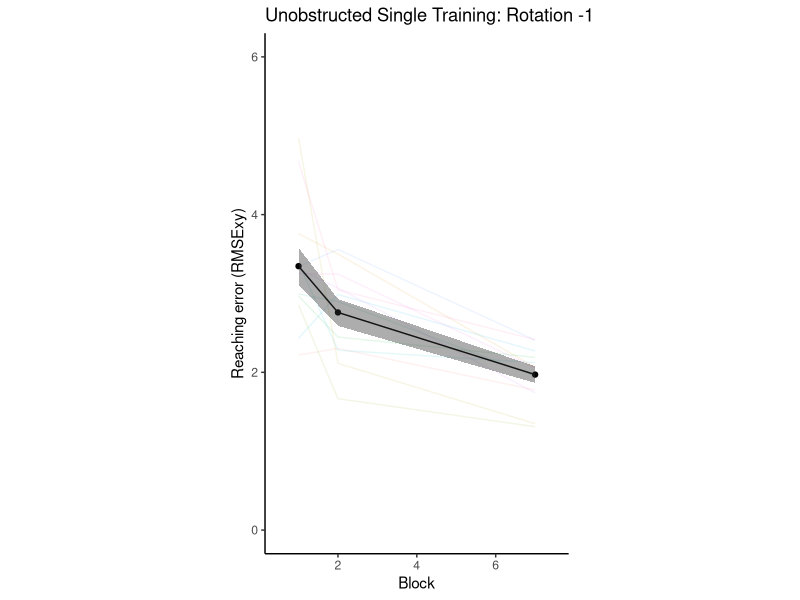
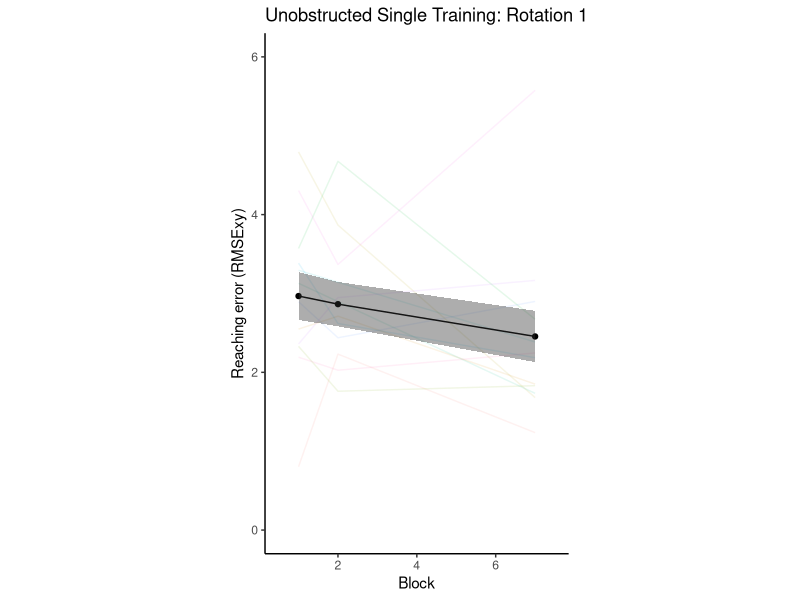
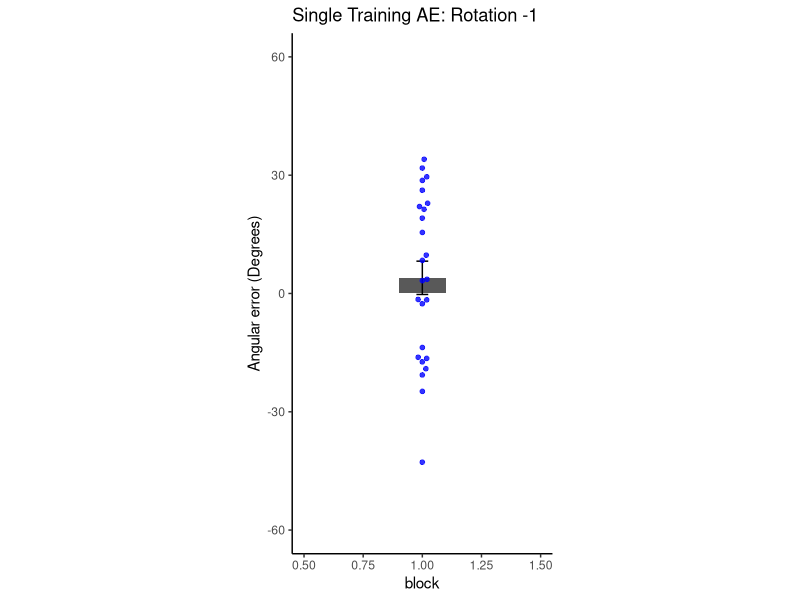
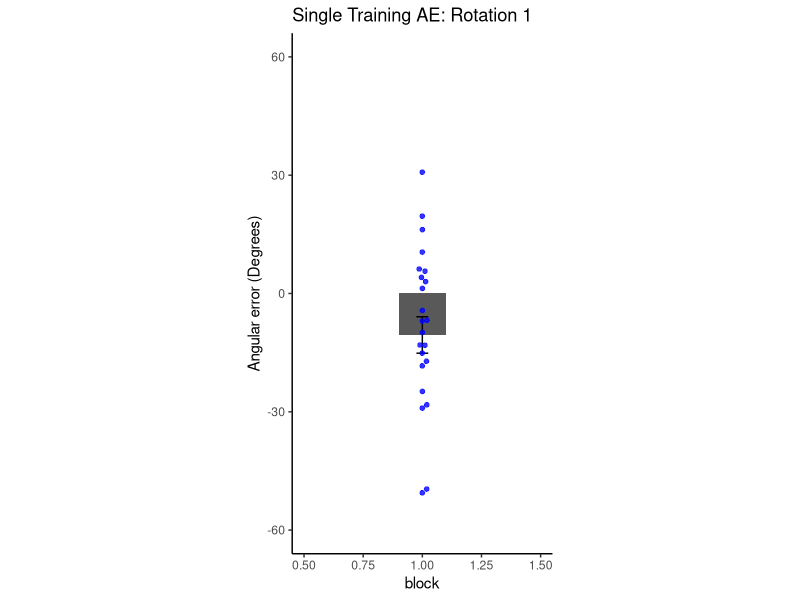

Write the R code that produced these figures, in order.
# SINGLE OBSTACLE ANALYSIS
# ONLY ANALYSES UNOBSTRUCTED TARGET SETS
# ANALYZE LEARNING FOR EACH OBSTACLE AND ONLY "FREE" TARGET SETS

library(ggplot2)
library(dplyr)
library(tidyr)
library(ggbeeswarm)

################################
################################
################################

obssingle <- read.csv('data/DualObs_Data0305_SINGLESONLY.csv', header = TRUE)
obssingle <- tbl_df(obssingle)

################################
################################
################################

obs_single_train <- obssingle %>%
  filter(condition %in% c('train_CCW', 'train_CW')) 

## CW trials - leftward obstacle - analyze only 90, 75, and 60 degree targets
obs_single_train_CW <- obs_single_train %>%
  filter(rotationval == -1) %>%
  filter(targetang %in% c(90, 75, 60))

# trial-by-trial (mean per trial)
obs_single_train_CW.summary <- obs_single_train_CW %>%
  group_by(trial) %>%
  summarise(Mean_RMSExy = mean(RMSExy, na.rm = TRUE), 
            SD_RMSExy = sd(RMSExy, na.rm = TRUE), 
            SEM_RMSExy = SD_RMSExy/sqrt(length(unique(subject))))

## CCW trials - rightward obstacle - analyze only 120, 105, and 90 degree targets
obs_single_train_CCW <- obs_single_train %>%
  filter(rotationval == 1) %>%
  filter(targetang %in% c(120, 105, 90))

# trial-by-trial (mean per trial)
obs_single_train_CCW.summary <- obs_single_train_CCW %>%
  group_by(trial) %>%
  summarise(Mean_RMSExy = mean(RMSExy, na.rm = TRUE), 
            SD_RMSExy = sd(RMSExy, na.rm = TRUE), 
            SEM_RMSExy = SD_RMSExy/sqrt(length(unique(subject))))

unobs_df <- rbind(obs_single_train_CCW, obs_single_train_CW) # only unobstructed targets per rotation/obstacle

for (rot in sort(unique(unobs_df$rotationval))){
  
  ppdf1 <- unobs_df %>%
    filter(rotationval == rot) %>%
    group_by(subject) %>%
    filter(trial %in% c(0,1,2)) %>%
    mutate(block = 1, blockmean = mean(RMSExy, na.rm = TRUE)) %>%
    select(subject, block, blockmean) %>%
    distinct(subject, .keep_all = TRUE)
  
  ppdf2 <- unobs_df %>%
    filter(rotationval == rot) %>%
    group_by(subject) %>%
    filter(trial %in% c(3,4,5)) %>%
    mutate(block = 2, blockmean = mean(RMSExy, na.rm = TRUE)) %>%
    select(subject, block, blockmean) %>%
    distinct(subject, .keep_all = TRUE)
  
  ppdf3 <- unobs_df %>%
    filter(rotationval == rot) %>%
    group_by(subject) %>%
    filter(trial %in% c(max(trial)-2, max(trial)-1, max(trial))) %>%
    mutate(block = 7, blockmean = mean(RMSExy, na.rm = TRUE)) %>%
    select(subject, block, blockmean) %>%
    distinct(subject, .keep_all = TRUE)
  
  ppdf <- rbind(ppdf1, ppdf2, ppdf3)
  
  ppdf.summary <- ppdf %>%
    group_by(block) %>%
    summarise(group_mean = mean(blockmean, na.rm = TRUE),
              group_sd = sd(blockmean, na.rm = TRUE),
              group_sem = group_sd/sqrt(length(unique(subject))))
  
  plot_title <- sprintf('Unobstructed Single Training: Rotation %s', rot)
  
  block_train <- ggplot(data = ppdf,
                        aes(x = block, y = blockmean)) +
    geom_line(aes(x=block, y=blockmean, colour=as.factor(subject)), alpha = 0.1) +
    # geom_beeswarm(alpha = 0.8,
    #               dodge.width = 2,
    #               cex = 3,
    #               stroke = 0.3,
    #               aes(color=block)) +  
    geom_line(data = ppdf.summary, 
              aes(x = block, y = group_mean)) +
    geom_point(data = ppdf.summary, 
               aes(x = block, y = group_mean)) + 
    geom_ribbon(data = ppdf.summary, 
                aes(x = block, ymin = group_mean - group_sem, ymax = group_mean + group_sem),
                alpha=0.4,
                inherit.aes = FALSE) +
    ylim(0,6) +
    xlim(0.5,7.5) +
    coord_fixed(ratio = 2) +
    theme(panel.grid.major = element_blank(), panel.grid.minor = element_blank(),
          panel.background = element_blank(), axis.line = element_line(colour = "black"),
          legend.title = element_blank(), legend.position = "none") +
    ylab("Reaching error (RMSExy)") +
    xlab("Block") +
    ggtitle(plot_title) 
  
  print(block_train)
  t.test(ppdf1$blockmean, ppdf3$blockmean, paired = TRUE)
  
}

# # plot of trial-by-trial learning curves - per rotation
# ggplot(data = obs_dual_train_CW.summary,
#        aes(x = trialct, y = Mean_RMSExy)) +
#   geom_line(color = 'salmon1') + 
#   geom_ribbon(aes(ymin = Mean_RMSExy-SEM_RMSExy, ymax = Mean_RMSExy+SEM_RMSExy),
#               alpha = 0.4) +
#   geom_line(data= obs_dual_train_CCW.summary, aes(x = trialct, y = Mean_RMSExy),
#             position = "jitter",
#             color = 'chartreuse1') + 
#   geom_ribbon(data = obs_dual_train_CCW.summary,
#               aes(ymin = Mean_RMSExy - SEM_RMSExy, ymax = Mean_RMSExy + SEM_RMSExy),
#               alpha = 0.4) +
#   theme(panel.grid.major = element_blank(), 
#         panel.grid.minor = element_blank(),
#         panel.background = element_blank(),
#         axis.line = element_line(colour = "black")) +
#   ylab("Mean RMSExy") +
#   xlab("Trial") +
#   ggtitle('Dual Obstacle: Training with Unobstructed Targets') +
#   ylim(0, 3.5) 

################################
################################
################################

# ANALYZE REACH AFTEREFFECTS - again, only unobstructed target sets

## LEFT obstacle - analyze only 90, 75, and 60 degree targets
obs_single_NC_CW <- obssingle %>%
  filter(condition %in% c("nocur_1", "nocur_2")) %>%
  filter(rotationval == -1) %>% 
  filter(targetang %in% c(90, 75, 60)) %>%
  group_by(subject) %>%
  mutate(angmaxvel_n = angmaxvel*1) %>%
  ungroup()

## RIGHT obstacle - analyze only 120, 105, and 90 degree targets
obs_single_NC_CCW <- obssingle %>%
  filter(condition %in% c("nocur_1", "nocur_2")) %>%
  filter(rotationval == 1) %>%
  filter(targetang %in% c(120, 105, 90)) %>%
  group_by(subject) %>%
  mutate(angmaxvel_n = angmaxvel*-1) %>%
  ungroup()

unobs_NC_df <- rbind(obs_single_NC_CW, obs_single_NC_CCW)

# AE analysis but with normalized errors
unobs_NC1_collapsed <- unobs_NC_df %>%
  filter(condition == "nocur_1") %>%
  group_by(subject) %>%
  filter(trial %in% c(max(trial) - 4, max(trial) - 3, max(trial) - 2, max(trial) -1 , max(trial))) %>%
  summarise(pv_nc1 = mean(angmaxvel_n, na.rm=TRUE))

unobs_NC2_collapsed <- unobs_NC_df %>%
  filter(condition == "nocur_2") %>%
  group_by(subject) %>%
  filter(trial == min(trial)) %>%
  summarise(pv_nc2 = mean(angmaxvel_n, na.rm=TRUE))

t.test(unobs_NC2_collapsed$pv_nc2 - unobs_NC1_collapsed$pv_nc1, mu = 0, alternative = "greater")

for (rot in sort(unique(unobs_NC_df$rotationval))){
  
  print(rot)
  #last block of baseline no-cursors
  nocur1 <- unobs_NC_df %>%
    filter(rotationval == rot) %>%
    filter(condition == "nocur_1") %>%
    group_by(subject) %>%
    filter(trial %in% c(max(trial)-7, max(trial)-6, max(trial)-5, max(trial)-4, max(trial)-3, max(trial)-2, max(trial)-1, max(trial))) %>%
    summarise(pv = mean(angmaxvel, na.rm=TRUE)) %>%
    mutate(task = 'nocur1', block = 1)
  # boxplot(nocur1$pv)
  
  #first trial of no-cursor after dual training
  nocur2 <- unobs_NC_df %>%
    filter(rotationval == rot) %>%
    filter(condition == "nocur_2") %>%
    group_by(subject) %>%
    filter(trial %in% min(trial)) %>% 
    summarise(pv = mean(angmaxvel, na.rm=TRUE)) %>%
    mutate(task = 'nocur2', block = 2)
  # boxplot(nocur2$pv)
  
  nocurdf <- rbind(nocur1, nocur2)
  nocurdf$task <- factor(nocurdf$task)
  nocurdf$subject <- factor(nocurdf$subject)
  
  if (rot == 1){
    
    print(rot)
    
    nocur1$AE <- nocur2$pv - nocur1$pv # for t stats
    t.test(nocur1$AE, mu = 0, alternative = "greater")
    
  } else {
    
    nocur1$AE <- nocur2$pv - nocur1$pv # for t stats
    t.test(nocur1$AE, mu = 0, alternative = "less")
  }
  
  # plot AE for each rotation
  plot_title <- sprintf('Single Training AE: Rotation %s', rot)
  
  AE.summary <- nocur1 %>% 
    summarise(Mean_pv = mean(AE, na.rm = TRUE), 
              SD_pv = sd(AE, na.rm = TRUE), 
              SEM_pv = SD_pv/sqrt(length(unique(subject)))) %>%
    mutate(block = 1)
  
  AE_bars <- ggplot(data = AE.summary,
                    aes(x = block, y = Mean_pv)) +
    geom_bar(stat = "identity", position = "dodge", width = 0.2) +
    geom_errorbar(data = AE.summary, mapping = aes(x = block, y = Mean_pv, 
                                                   ymin = Mean_pv - SEM_pv, ymax = Mean_pv + SEM_pv),
                  width = 0.05, size = 0.5, color = "black",
                  position = position_dodge(width = 0.9)) +
    geom_beeswarm(data = nocur1, aes(x = block, y = AE),
                  alpha = 0.8,
                  cex = 2,
                  stroke = 0.3,
                  color = 'blue') +
    theme(panel.grid.major = element_blank(),
          panel.grid.minor = element_blank(),
          panel.background = element_blank(), 
          axis.line = element_line(colour = "black"),
          legend.title = element_blank(),
          legend.position = "none") +
    coord_fixed(ratio = 1/60) +
    xlim(0.5, 1.5) +
    ylim(-60, 60) +
    ylab("Angular error (Degrees)") +
    ggtitle(plot_title) 
  
  print(AE_bars)
  
}
